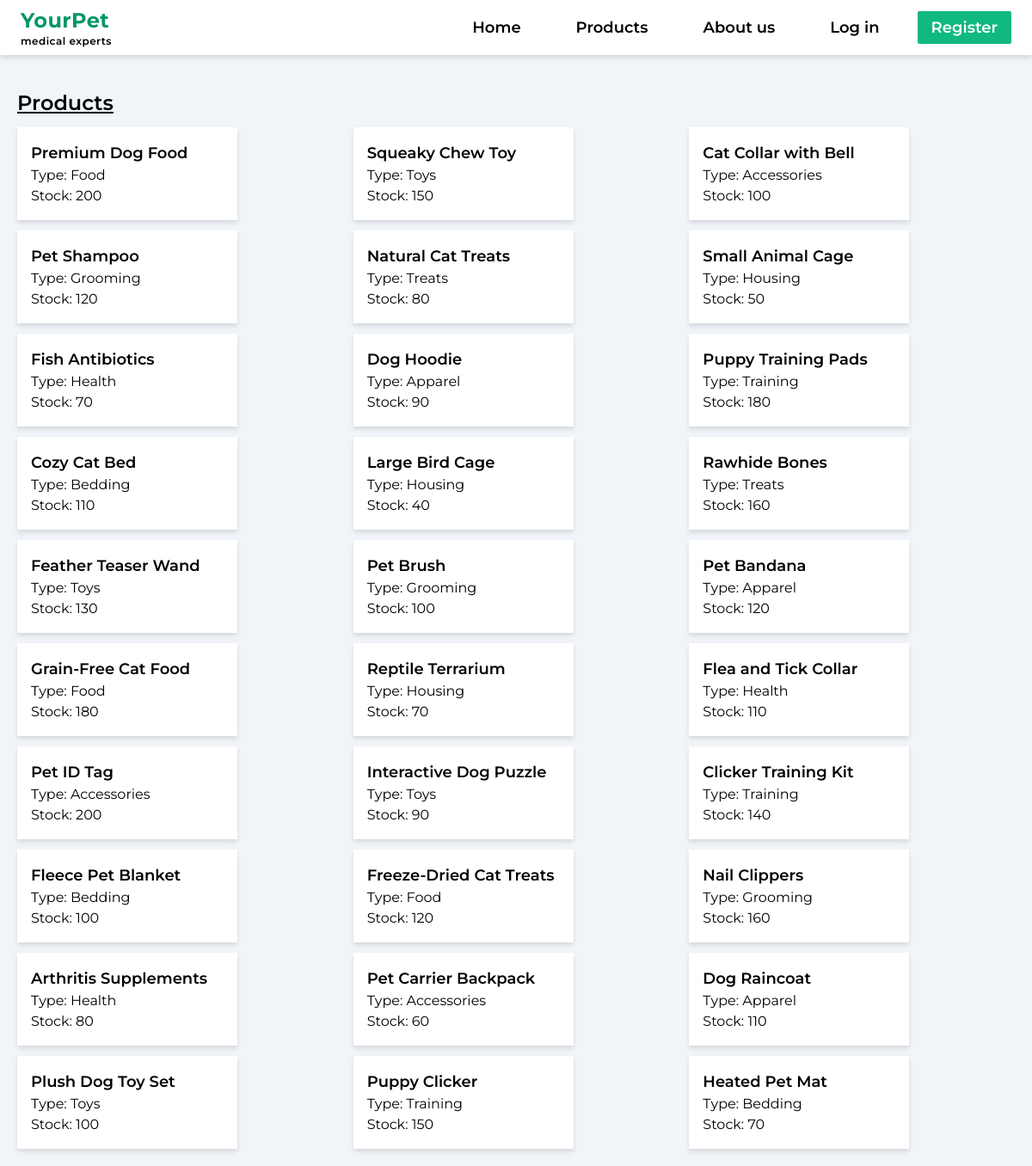
Page /products/all on the committed database.
### tables this page shows
CREATE TABLE `products` (
  `product_id` int NOT NULL,
  `product_name` varchar(100) NOT NULL,
  `product_description` text NOT NULL,
  `product_type` varchar(100) NOT NULL,
  `product_price` decimal(10,0) NOT NULL,
  `product_stock` int NOT NULL
);

### app/Controllers/ProductsController.php (called while the page is built, shortened)
<?php
require_once __DIR__ . '/../Models/ProductsModel.php';
class ProductsController {
    public function getAllProducts() {
        $productsModel = new ProductsModel();
        $products = $productsModel->getProductsData();
        require_once __DIR__ . '../../Views/products.php';
    }
}

### public/index.php (called while the page is built, shortened)
<?php
require_once __DIR__ . '../../app/includes/helpers.php';
$router = new Router();
$uri = $_SERVER['REQUEST_URI'];
$method = $_SERVER['REQUEST_METHOD'];
$router->addRoute("GET", "", "HomeController@index");
$router->addRoute("GET", "/about", "AboutController@index");
$router->addRoute("GET", "/debug", "DebugController@index");
$router->addRoute("GET", "/register", "RegisterController@index");
$router->addMiddleware("/register", "checkLoggedIn");
$router->addRoute("POST", "/registerUser", "RegisterController@processRegistration");
$router->addRoute("GET", "/login", "LoginController@index");
$router->addMiddleware("/login", "checkLoggedIn");
$router->addRoute("POST", "/loginSubmit", "LoginController@processLogin");
$router->addRoute("GET", "/logout", "AccountController@logout");
$router->addRoute("GET", "/products", "ProductsController@index");
$router->addRoute("GET", "/products/all", "ProductsController@getAllProducts");
$router->addRoute("GET", "/products/type", "ProductsController@getProductsByType");
$router->addRoute("GET", "/products/{productType}", "ProductsController@getProductsByType");
$router->addRoute("GET", "/dashboard", "DashboardController@index");
$router->addMiddleware("/dashboard", "userAuth");
$router->addRoute("GET", "/pets", "MyPetsController@index");
$router->addMiddleware("/pets", "userAuth");
$router->addRoute("GET", "/admin/dashboard", "AdminDashboardController@index");
$router->addMiddleware("/admin/dashboard", "userAuth@adminHandle");
$router->addRoute("GET", "/auth/email", "AccountController@generateEmailVerificationToken");
$router->addRoute("GET", "/auth/email/resend", "VerifyEmailController@resendEmail");
$router->addRoute("GET", "/auth/email/{userid}/{token}", "VerifyEmailController@verify");
$router->addRoute("GET", "/verifyEmail", "VerifyEmailController@index");
$router->addRoute("GET", "/verifiedEmail", "VerifyEmailController@verified");
$router->handleRequest($uri, $method);
?>

### app/includes/Database.php (called while the page is built, shortened)
<?php
class Database {
    private $conn;
    public function __construct() {
        $host = getenv('MYSQL_HOST');
        $db_name = getenv('MYSQL_DATABASE');
        $username = getenv('MYSQL_USER');
        $password = getenv('MYSQL_PASSWORD');
        $this->conn = new \mysqli($host, $username, $password, $db_name);
    }
    public function executeQuery($sql, $params = []) {
        $stmt = $this->conn->prepare($sql);
        try {
            $result = $stmt->execute();
            $result = $stmt->get_result();
            return $result;
        } catch (\Exception $e) {
            echo "Error: " . $e->getMessage();
            $stmt->close();
            return false;
        }
    }
}

### app/Models/ProductsModel.php (called while the page is built, shortened)
<?php
class ProductsModel {
    private $db;
    public function __construct() {
        $this->db = new Database();
    }
    public function getProductsData() {
        $sql = "SELECT * FROM products";
        $result =  $this->db->executeQuery($sql);
        if ($result) {
            $result = $result->fetch_all(MYSQLI_ASSOC);
        } else {
            $result = false;
        }
        return $result;
    }
}

### app/includes/helpers.php (the view)
<?php
function out($string) {
    echo(htmlspecialchars($string));
}

### app/Routes/router.php (shortened to what this page needs)
<?php
class router {
    protected $routes = [];
    public function addRoute($requestMethod, $route, $controller) {
        $controller = "App\\Controllers\\" . $controller;
        if (preg_match('/{[a-zA-Z0-9-]+}/', $route)) {
            $route = preg_replace('/{[a-zA-Z0-9-]+}/', '([a-zA-Z0-9-]+)', $route);
        }
        $this->routes[$route] = [
            "requestMethod" => $requestMethod,
            "controller" => $controller,
        ];
    }
    public function handleRequest($URI, $method) {
        $seperatedURI = explode("?", $URI);
        $URI = $seperatedURI[0];
        $URI = rtrim($URI, "/");
        foreach ($this->routes as $route => $data) {
            $pattern = "@^" . $route . "$@D";
            $matches = [];
            if (!preg_match($pattern, $URI, $matches)) {
                continue;
            }
            $controller = explode("@", $data["controller"]);
            $methodName = $controller[1] ?? "index";
            $controllerName = new $controllerName();
            $slicedArray = array_slice($matches, 1);
            $params = $slicedArray ?? null;
            if (isset($params)) {
                call_user_func_array(array($controllerName, $methodName), array(...$params));
            } else {
                $controllerName->$methodName();
            }
            exit();
        }
    }
}

### app/Views/components/header.php (shortened to what this page needs)
<?php
$background = isset($pageBackground) ? $pageBackground : "bg-slate-100";
$bodyClasses = isset($bodyClasses) ? $bodyClasses : "";
?>
<!DOCTYPE html>
<html lang="en">
<head>
    <link rel="stylesheet" href="/assets/output.css">
</head>
<body class="<?= $background . ' ' . $bodyClasses?> font-Monsterrat">

### app/Views/components/navbar.php (shortened to what this page needs)
<div class="fixed z-20 flex w-full h-16 bg-white drop-shadow-md text-lg font-semibold">
    <div class="flex w-full mx-auto justify-between items-center max-w-screen-2xl px-6">
        <a href="/" class="tracking-wide">
            <p class="text-2xl font-bold text-emerald-600" >YourPet</p>
            <p class="text-xs">medical experts</p>
        </a>
        <ul class="hidden lg:flex items-center lg:gap-6">
            <li><a class="p-5 hover:underline" href="/">Home</a></li>
            <li><a class="p-5 hover:underline" href="/products/all">Products</a></li>
            <li><a class="p-5 hover:underline" href="/about">About us</a></li>
            <?php if (isset($_SESSION["user_data"])): ?>
                <li><a class="p-5 hover:underline" href="/dashboard">Dashboard</a></li>
            <?php else: ?>
                <li><a class="p-5 hover:underline" href="/login">Log in</a></li>
                <li><a class="px-4 py-2 bg-emerald-500 hover:bg-emerald-600 rounded-sm text-white" href="/register">Register</a></li>
            <?php endif; ?>
        </ul>
    </div>
</div>
<div class="pb-16">
</div>

### app/Views/products.php (shortened to what this page needs)
<?php $pageTitle = "YourPet - Products";
require_once( __DIR__ . "/components/header.php");
require_once( __DIR__ . "/components/navbar.php");
?>
<div class="flex flex-col mx-auto p-5 max-w-screen-xl">
    <h2 class="text-2xl font-semibold mt-5 mb-3 underline">Products</h2>
    <div class="grid grid-cols-1 md:grid-cols-2 lg:grid-cols-3 xl:grid-cols-4 gap-3">
        <?php
        if (isset($products)) {
            foreach ($products as $product){
                $product_type = $product['product_type'];
                $product_stock = $product['product_stock'];
                include( __DIR__ . "/components/productCard.php");
            }
        }
        ?>
    </div>
</div>
<?php
require_once( __DIR__ . "/components/footer.php");
?>

### app/Views/components/productCard.php
<a class="p-4 w-full lg:w-64 bg-white drop-shadow-md" href="/products/<?=$product_type?>">
    <h3 class="font-semibold"><?php out( $product_name ) ?></h3>
    <p>Type: <?php out( $product_type )?></p>
    <p>Stock: <?= out( $product_stock  )?></p>
</a>

### app/Views/components/footer.php
</body>
</html>

### rows in the picture
products: product_name "Premium Dog Food Food 200"
products: product_name "Squeaky Chew Toy Toys 150"
products: product_name "Cat Collar with Bell Accessories 100"
products: product_name "Pet Shampoo Grooming 120"
products: product_name "Natural Cat Treats Treats 80"
products: product_name "Small Animal Cage Housing 50"
products: product_name "Fish Antibiotics Health 70"
products: product_name "Dog Hoodie Apparel 90"
products: product_name "Puppy Training Pads Training 180"
products: product_name "Cozy Cat Bed Bedding 110"
products: product_name "Large Bird Cage Housing 40"
products: product_name "Rawhide Bones Treats 160"
products: product_name "Feather Teaser Wand Toys 130"
products: product_name "Pet Brush Grooming 100"
products: product_name "Pet Bandana Apparel 120"
products: product_name "Grain-Free Cat Food Food 180"
products: product_name "Reptile Terrarium Housing 70"
products: product_name "Flea and Tick Collar Health 110"
products: product_name "Pet ID Tag Accessories 200"
products: product_name "Interactive Dog Puzzle Toys 90"
products: product_name "Clicker Training Kit Training 140"
products: product_name "Fleece Pet Blanket Bedding 100"
products: product_name "Freeze-Dried Cat Treats Food 120"
products: product_name "Nail Clippers Grooming 160"
products: product_name "Arthritis Supplements Health 80"
products: product_name "Pet Carrier Backpack Accessories 60"
products: product_name "Dog Raincoat Apparel 110"
products: product_name "Plush Dog Toy Set Toys 100"
products: product_name "Puppy Clicker Training 150"
products: product_name "Heated Pet Mat Bedding 70"
